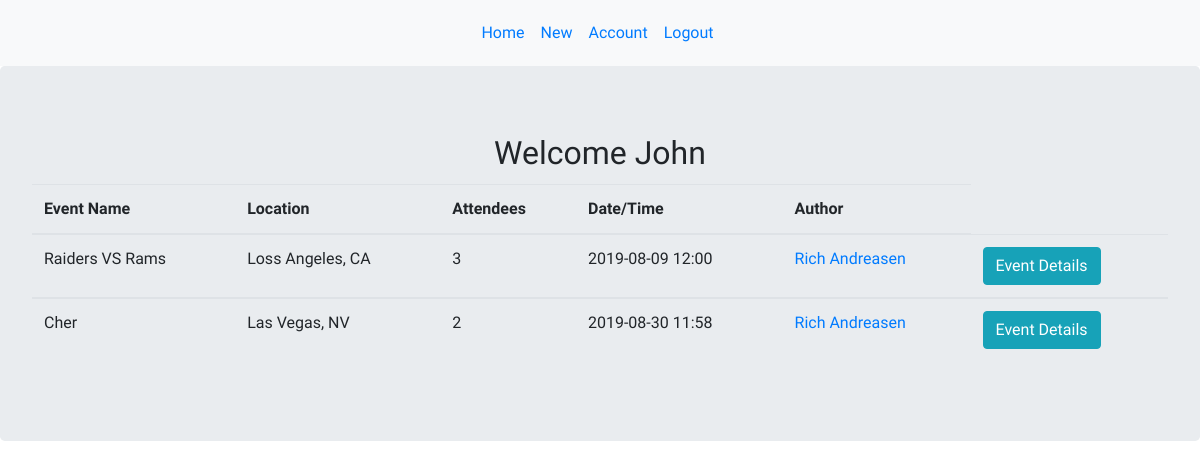
Screenshot of /homepage (signed in) with the database file from the repository.
### models.py (models this page shows)
class User(db.Model):
    __Tablename__ = "users"
    id = db.Column(db.Integer, primary_key=True)
    first_name = db.Column(db.String(100), nullable = False)
    last_name = db.Column(db.String(100), nullable = False)
    password = db.Column(db.String(200), unique = True, nullable = False)
    email = db.Column(db.String(100), unique = True, nullable = False)
    security_answer1 = db.Column(db.String(200))
    created_at = db.Column(db.DateTime, server_default=func.now())
    updated_at = db.Column(db.DateTime, server_default=func.now(), onupdate=func.now())
    users_that_attend_events = db.relationship('Event', lazy = 'dynamic', secondary = attendees_table)

class Event(db.Model):
    __Tablename__ = "events"
    id = db.Column(db.Integer, primary_key=True)
    event_title = db.Column(db.String(100))
    date = db.Column(db.String(8))
    time = db.Column(db.String(12))
    location = db.Column(db.String(100))
    information = db.Column(db.TEXT)
    creator_id = db.Column(db.Integer, db.ForeignKey("user.id"), nullable=False)
    author = db.relationship('User', foreign_keys=[creator_id], backref="user_messages", cascade="all")
    events_that_have_attendees = db.relationship('User', lazy = 'dynamic', secondary = attendees_table)

### controller_functions.py (the view)
def homepage():
    events = Event.query.all()
    user = User.query.get(session['uid'])
    user_events = user.users_that_attend_events.all()
    return render_template("user_home_page.html", all_events = events, all_events_of_user = user_events)

### templates/user_home_page.html (shortened to what this page needs)
<!DOCTYPE html>
<html lang="en">
<head>
    <link rel="stylesheet" href="{{ url_for('static', filename='main.css') }}">
    <link rel="stylesheet" href="https://maxcdn.bootstrapcdn.com/bootstrap/4.3.1/css/bootstrap.min.css">
</head>
<body>
    <nav class="navbar navbar-expand-sm bg-light justify-content-center">
        <ul class="navbar-nav">
            <li class="nav-item">
                <a class="nav-link" href="/homepage">Home</a>
            </li>
            <li class="nav-item">
                <a class="nav-link" href="/new">New</a>
            </li>
            <li class="nav-item">
                <a class="nav-link" href="/user_page/{{session['uid']}}">Account</a>
            </li>
            <li class="nav-item">
                <a class="nav-link" href="/logout">Logout</a>
            </li>
        </ul>
    </nav>
    <div class="jumbotron">
        <div class="d-flex justify-content-center">
            <h2>Welcome {{session['greetings']}} </h2>
        </div>
            <table class="table table-hover">
                <thead>
                        <tr>
                            <th> Event Name</th>
                            <th>Location</th>
                            <th>Attendees</th>
                            <th>Date/Time</th>
                            <th>Author</th>
                        </tr>
                    </thead>
                    {% for user in all_events_of_user %}
                    <tbody>
                        <td>{{ user.event_title }}</td>
                        <td>{{ user.location }}</td>
                        <td>{{ user.events_that_have_attendees.count() }}</td>
                        <td>{{ user.date }} {{ user.time }}</td>
                        <td><a href="/user_page/{{ user.author.id }}">{{user.author.first_name}} {{user.author.last_name}}</a></td>
                        <form action="/event/{{ user.id  }}">
                        <td><input class="btn btn-info" type="submit" value="Event Details"></td>
                    </form>
                    </tbody>
                    {% endfor %}
            </table>
        </div>
</body>
</html>

### static/main.css (style rules this page uses)
h1, h4, h2 { font-family: 'Nanum Gothic Coding', monospace; padding: 4px; text-align: center; }
p, th, td, ul { font-family: 'Mali', cursive; padding: 5px; }

### rows the page displays
User: greetings "John"
Event: event_title "Raiders VS Rams", location "Loss Angeles, CA", events_that_have_attendees.count "3", date "2019-08-09", time "12:00", author.first_name "Rich", author.last_name "Andreasen"
Event: event_title "Cher", location "Las Vegas, NV", events_that_have_attendees.count "2", date "2019-08-30", time "11:58", author.first_name "Rich", author.last_name "Andreasen"
